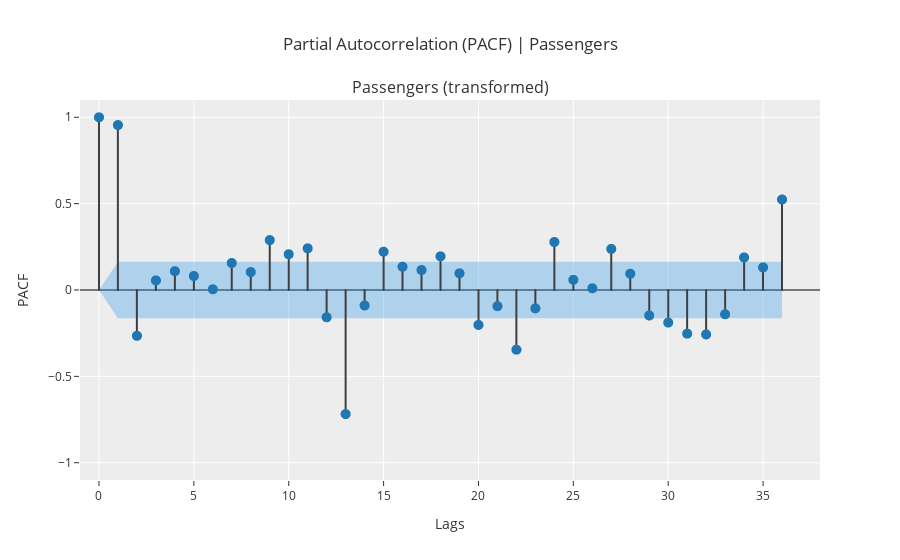

The code cell stored with this chart in its notebook:
### Code cell
exp.plot_model(plot='pacf', data_kwargs={'nlags':36})

### Figure 1 — Plotly figure (JSON) as saved in the notebook; plotly's stock layout.template omitted (floating-point values rounded to 4 significant figures)
{"data": [{"line": {"color": "#3f3f3f"}, "marker": {"size": 10}, "mode": "lines", "name": "PACF", "showlegend": false, "type": "scattergl", "x": [0, 0], "xaxis": "x", "y": [0, 1], "yaxis": "y"}, {"line": {"color": "#3f3f3f"}, "marker": {"size": 10}, "mode": "lines", "name": "PACF", "showlegend": false, "type": "scattergl", "x": [1, 1], "xaxis": "x", "y": [0, 0.9547], "yaxis": "y"}, {"line": {"color": "#3f3f3f"}, "marker": {"size": 10}, "mode": "lines", "name": "PACF", "showlegend": false, "type": "scattergl", "x": [2, 2], "xaxis": "x", "y": [0, -0.2653], "yaxis": "y"}, {"line": {"color": "#3f3f3f"}, "marker": {"size": 10}, "mode": "lines", "name": "PACF", "showlegend": false, "type": "scattergl", "x": [3, 3], "xaxis": "x", "y": [0, 0.05547], "yaxis": "y"}, {"line": {"color": "#3f3f3f"}, "marker": {"size": 10}, "mode": "lines", "name": "PACF", "showlegend": false, "type": "scattergl", "x": [4, 4], "xaxis": "x", "y": [0, 0.1089], "yaxis": "y"}, {"line": {"color": "#3f3f3f"}, "marker": {"size": 10}, "mode": "lines", "name": "PACF", "showlegend": false, "type": "scattergl", "x": [5, 5], "xaxis": "x", "y": [0, 0.08113], "yaxis": "y"}, {"line": {"color": "#3f3f3f"}, "marker": {"size": 10}, "mode": "lines", "name": "PACF", "showlegend": false, "type": "scattergl", "x": [6, 6], "xaxis": "x", "y": [0, 0.004125], "yaxis": "y"}, {"line": {"color": "#3f3f3f"}, "marker": {"size": 10}, "mode": "lines", "name": "PACF", "showlegend": false, "type": "scattergl", "x": [7, 7], "xaxis": "x", "y": [0, 0.1562], "yaxis": "y"}, {"line": {"color": "#3f3f3f"}, "marker": {"size": 10}, "mode": "lines", "name": "PACF", "showlegend": false, "type": "scattergl", "x": [8, 8], "xaxis": "x", "y": [0, 0.1037], "yaxis": "y"}, {"line": {"color": "#3f3f3f"}, "marker": {"size": 10}, "mode": "lines", "name": "PACF", "showlegend": false, "type": "scattergl", "x": [9, 9], "xaxis": "x", "y": [0, 0.2888], "yaxis": "y"}, {"line": {"color": "#3f3f3f"}, "marker": {"size": 10}, "mode": "lines", "name": "PACF", "showlegend": false, "type": "scattergl", "x": [10, 10], "xaxis": "x", "y": [0, 0.2069], "yaxis": "y"}, {"line": {"color": "#3f3f3f"}, "marker": {"size": 10}, "mode": "lines", "name": "PACF", "showlegend": false, "type": "scattergl", "x": [11, 11], "xaxis": "x", "y": [0, 0.2411], "yaxis": "y"}, {"line": {"color": "#3f3f3f"}, "marker": {"size": 10}, "mode": "lines", "name": "PACF", "showlegend": false, "type": "scattergl", "x": [12, 12], "xaxis": "x", "y": [0, -0.158], "yaxis": "y"}, {"line": {"color": "#3f3f3f"}, "marker": {"size": 10}, "mode": "lines", "name": "PACF", "showlegend": false, "type": "scattergl", "x": [13, 13], "xaxis": "x", "y": [0, -0.7183], "yaxis": "y"}, {"line": {"color": "#3f3f3f"}, "marker": {"size": 10}, "mode": "lines", "name": "PACF", "showlegend": false, "type": "scattergl", "x": [14, 14], "xaxis": "x", "y": [0, -0.08948], "yaxis": "y"}, {"line": {"color": "#3f3f3f"}, "marker": {"size": 10}, "mode": "lines", "name": "PACF", "showlegend": false, "type": "scattergl", "x": [15, 15], "xaxis": "x", "y": [0, 0.2216], "yaxis": "y"}, {"line": {"color": "#3f3f3f"}, "marker": {"size": 10}, "mode": "lines", "name": "PACF", "showlegend": false, "type": "scattergl", "x": [16, 16], "xaxis": "x", "y": [0, 0.1346], "yaxis": "y"}, {"line": {"color": "#3f3f3f"}, "marker": {"size": 10}, "mode": "lines", "name": "PACF", "showlegend": false, "type": "scattergl", "x": [17, 17], "xaxis": "x", "y": [0, 0.1156], "yaxis": "y"}, {"line": {"color": "#3f3f3f"}, "marker": {"size": 10}, "mode": "lines", "name": "PACF", "showlegend": false, "type": "scattergl", "x": [18, 18], "xaxis": "x", "y": [0, 0.1948], "yaxis": "y"}, {"line": {"color": "#3f3f3f"}, "marker": {"size": 10}, "mode": "lines", "name": "PACF", "showlegend": false, "type": "scattergl", "x": [19, 19], "xaxis": "x", "y": [0, 0.09666], "yaxis": "y"}, {"line": {"color": "#3f3f3f"}, "marker": {"size": 10}, "mode": "lines", "name": "PACF", "showlegend": false, "type": "scattergl", "x": [20, 20], "xaxis": "x", "y": [0, -0.2022], "yaxis": "y"}, {"line": {"color": "#3f3f3f"}, "marker": {"size": 10}, "mode": "lines", "name": "PACF", "showlegend": false, "type": "scattergl", "x": [21, 21], "xaxis": "x", "y": [0, -0.09364], "yaxis": "y"}, {"line": {"color": "#3f3f3f"}, "marker": {"size": 10}, "mode": "lines", "name": "PACF", "showlegend": false, "type": "scattergl", "x": [22, 22], "xaxis": "x", "y": [0, -0.3456], "yaxis": "y"}, {"line": {"color": "#3f3f3f"}, "marker": {"size": 10}, "mode": "lines", "name": "PACF", "showlegend": false, "type": "scattergl", "x": [23, 23], "xaxis": "x", "y": [0, -0.1062], "yaxis": "y"}, {"line": {"color": "#3f3f3f"}, "marker": {"size": 10}, "mode": "lines", "name": "PACF", "showlegend": false, "type": "scattergl", "x": [24, 24], "xaxis": "x", "y": [0, 0.2778], "yaxis": "y"}, {"line": {"color": "#3f3f3f"}, "marker": {"size": 10}, "mode": "lines", "name": "PACF", "showlegend": false, "type": "scattergl", "x": [25, 25], "xaxis": "x", "y": [0, 0.05878], "yaxis": "y"}, {"line": {"color": "#3f3f3f"}, "marker": {"size": 10}, "mode": "lines", "name": "PACF", "showlegend": false, "type": "scattergl", "x": [26, 26], "xaxis": "x", "y": [0, 0.009866], "yaxis": "y"}, {"line": {"color": "#3f3f3f"}, "marker": {"size": 10}, "mode": "lines", "name": "PACF", "showlegend": false, "type": "scattergl", "x": [27, 27], "xaxis": "x", "y": [0, 0.2377], "yaxis": "y"}, {"line": {"color": "#3f3f3f"}, "marker": {"size": 10}, "mode": "lines", "name": "PACF", "showlegend": false, "type": "scattergl", "x": [28, 28], "xaxis": "x", "y": [0, 0.09406], "yaxis": "y"}, {"line": {"color": "#3f3f3f"}, "marker": {"size": 10}, "mode": "lines", "name": "PACF", "showlegend": false, "type": "scattergl", "x": [29, 29], "xaxis": "x", "y": [0, -0.1475], "yaxis": "y"}, {"line": {"color": "#3f3f3f"}, "marker": {"size": 10}, "mode": "lines", "name": "PACF", "showlegend": false, "type": "scattergl", "x": [30, 30], "xaxis": "x", "y": [0, -0.1886], "yaxis": "y"}, {"line": {"color": "#3f3f3f"}, "marker": {"size": 10}, "mode": "lines", "name": "PACF", "showlegend": false, "type": "scattergl", "x": [31, 31], "xaxis": "x", "y": [0, -0.2528], "yaxis": "y"}, {"line": {"color": "#3f3f3f"}, "marker": {"size": 10}, "mode": "lines", "name": "PACF", "showlegend": false, "type": "scattergl", "x": [32, 32], "xaxis": "x", "y": [0, -0.2572], "yaxis": "y"}, {"line": {"color": "#3f3f3f"}, "marker": {"size": 10}, "mode": "lines", "name": "PACF", "showlegend": false, "type": "scattergl", "x": [33, 33], "xaxis": "x", "y": [0, -0.1403], "yaxis": "y"}, {"line": {"color": "#3f3f3f"}, "marker": {"size": 10}, "mode": "lines", "name": "PACF", "showlegend": false, "type": "scattergl", "x": [34, 34], "xaxis": "x", "y": [0, 0.1883], "yaxis": "y"}, {"line": {"color": "#3f3f3f"}, "marker": {"size": 10}, "mode": "lines", "name": "PACF", "showlegend": false, "type": "scattergl", "x": [35, 35], "xaxis": "x", "y": [0, 0.1307], "yaxis": "y"}, {"line": {"color": "#3f3f3f"}, "marker": {"size": 10}, "mode": "lines", "name": "PACF", "showlegend": false, "type": "scattergl", "x": [36, 36], "xaxis": "x", "y": [0, 0.5239], "yaxis": "y"}, {"marker": {"color": "#1f77b4", "size": 10}, "mode": "markers", "name": "PACF", "showlegend": false, "type": "scattergl", "x": [0, 1, 2, 3, 4, 5, 6, 7, 8, 9, 10, 11, 12, 13, 14, 15, 16, 17, 18, 19, 20, 21, 22, 23, 24, 25, 26, 27, 28, 29, 30, 31, 32, 33, 34, 35, 36], "xaxis": "x", "y": [1, 0.9547, -0.2653, 0.05547, 0.1089, 0.08113, 0.004125, 0.1562, 0.1037, 0.2888, 0.2069, 0.2411, -0.158, -0.7183, -0.08948, 0.2216, 0.1346, 0.1156, 0.1948, 0.09666, -0.2022, -0.09364, -0.3456, -0.1062, 0.2778, 0.05878, 0.009866, 0.2377, 0.09406, -0.1475, -0.1886, -0.2528, -0.2572, -0.1403, 0.1883, 0.1307, 0.5239], "yaxis": "y"}, {"line": {"color": "rgba(255,255,255,0)"}, "marker": {"size": 10}, "mode": "lines", "name": "UC", "showlegend": false, "type": "scatter", "x": [0, 1, 2, 3, 4, 5, 6, 7, 8, 9, 10, 11, 12, 13, 14, 15, 16, 17, 18, 19, 20, 21, 22, 23, 24, 25, 26, 27, 28, 29, 30, 31, 32, 33, 34, 35, 36], "xaxis": "x", "y": [0, 0.1633, 0.1633, 0.1633, 0.1633, 0.1633, 0.1633, 0.1633, 0.1633, 0.1633, 0.1633, 0.1633, 0.1633, 0.1633, 0.1633, 0.1633, 0.1633, 0.1633, 0.1633, 0.1633, 0.1633, 0.1633, 0.1633, 0.1633, 0.1633, 0.1633, 0.1633, 0.1633, 0.1633, 0.1633, 0.1633, 0.1633, 0.1633, 0.1633, 0.1633, 0.1633, 0.1633], "yaxis": "y"}, {"fill": "tonexty", "fillcolor": "rgba(32, 146, 230,0.3)", "line": {"color": "rgba(255,255,255,0)"}, "marker": {"size": 10}, "mode": "lines", "name": "LC", "showlegend": false, "type": "scatter", "x": [0, 1, 2, 3, 4, 5, 6, 7, 8, 9, 10, 11, 12, 13, 14, 15, 16, 17, 18, 19, 20, 21, 22, 23, 24, 25, 26, 27, 28, 29, 30, 31, 32, 33, 34, 35, 36], "xaxis": "x", "y": [0, -0.1633, -0.1633, -0.1633, -0.1633, -0.1633, -0.1633, -0.1633, -0.1633, -0.1633, -0.1633, -0.1633, -0.1633, -0.1633, -0.1633, -0.1633, -0.1633, -0.1633, -0.1633, -0.1633, -0.1633, -0.1633, -0.1633, -0.1633, -0.1633, -0.1633, -0.1633, -0.1633, -0.1633, -0.1633, -0.1633, -0.1633, -0.1633, -0.1633, -0.1633, -0.1633, -0.1633], "yaxis": "y"}], "layout": {"annotations": [{"font": {"size": 16}, "showarrow": false, "text": "Passengers (transformed)", "x": 0.5, "xanchor": "center", "xref": "paper", "y": 1, "yanchor": "bottom", "yref": "paper"}], "showlegend": false, "title": {"text": "Partial Autocorrelation (PACF) | Passengers"}, "xaxis": {"anchor": "y", "domain": [0, 1], "range": [-1, 38], "title": {"text": "Lags"}}, "yaxis": {"anchor": "x", "domain": [0, 1], "range": [-1.1, 1.1], "title": {"text": "PACF"}, "zerolinecolor": "#000000"}}}
